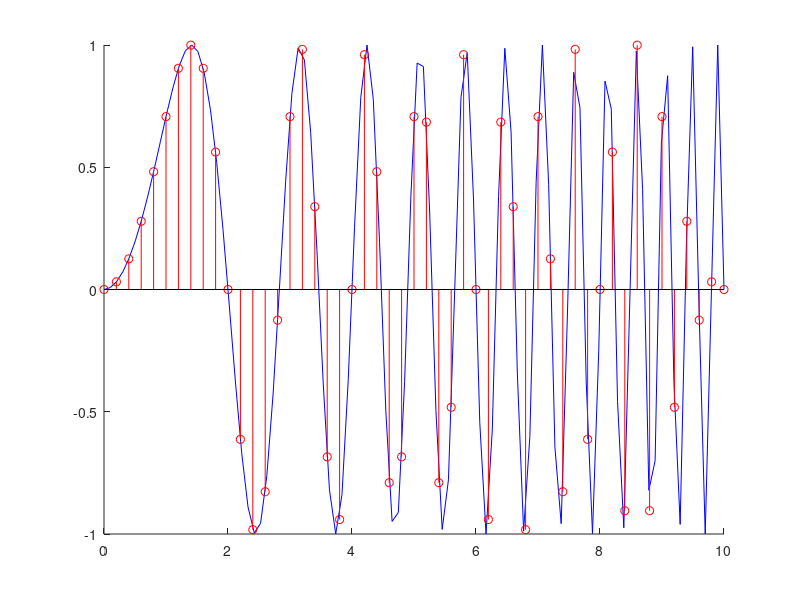

This chart was generated by the following MATLAB code:
% 05 10
% Plot a function: f(t) = sin((pi*t^2)/4)
% Add the points sampled at 5 Hz using stem()
clc
clear

t1 = linspace(0, 10);
t2 = linspace(0, 10, 51);

f1 = sin((pi * t1.^2) / 4);
f2 = sin((pi * t2.^2) / 4);

hold on;
h1 = plot(t1, f1, 'b');
h2 = stem(t2, f2, 'r');
hold off;
